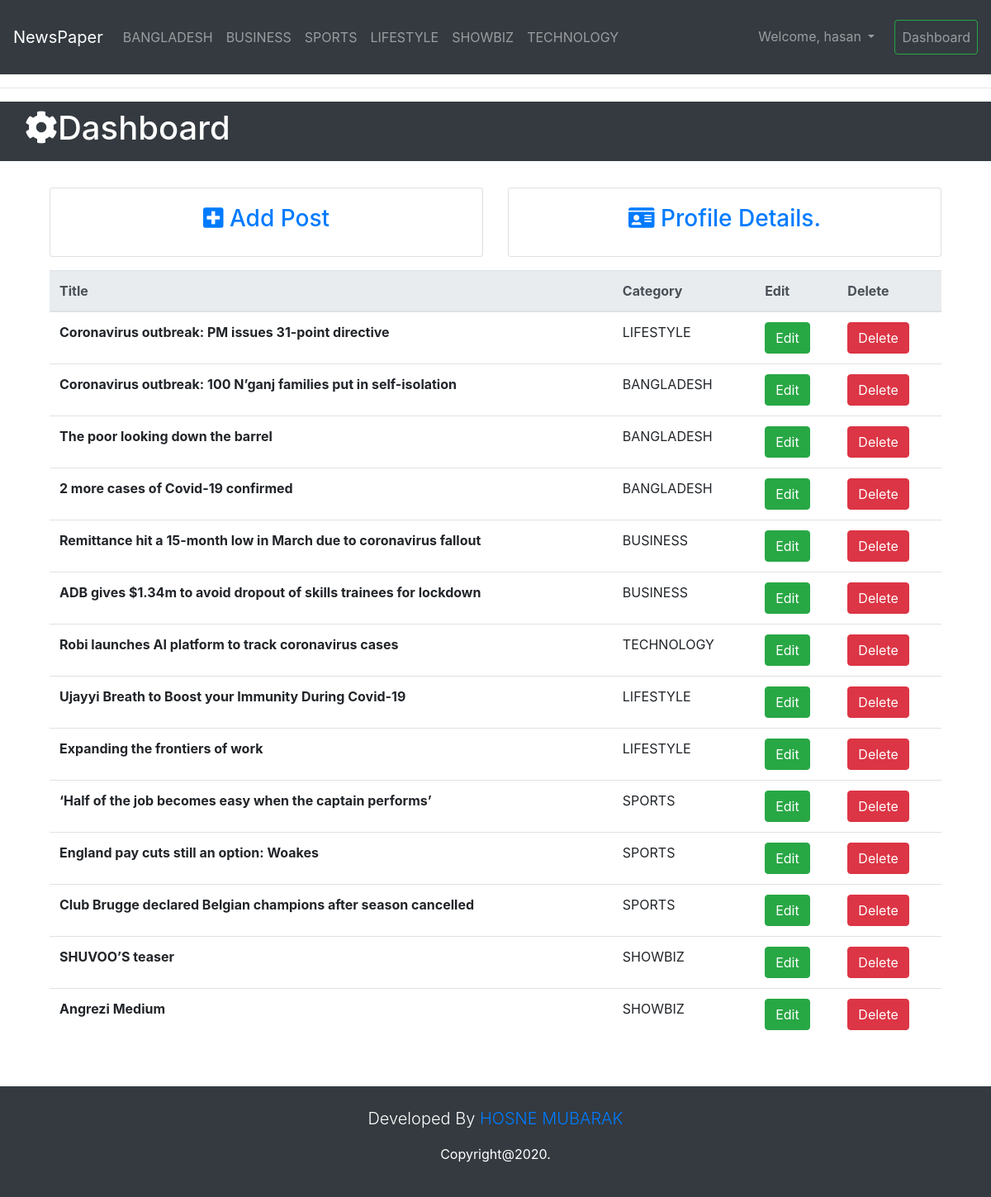
/dashboard/ (signed in), run on the app's committed database.
### users/models.py (models this page shows, shortened)
class CustomUser(AbstractUser):
    mobile = models.CharField(max_length=20)
    age = models.PositiveIntegerField(null=True, blank=True)

### news/models.py (models this page shows, shortened)
class NewsModel(models.Model):
    author = models.ForeignKey(CustomUser, on_delete=models.CASCADE)
    category = models.ForeignKey(NewsCategory, on_delete=models.CASCADE)
    title = models.CharField(max_length=250, blank=True, null=True)
    text = models.TextField()
    image1 = models.ImageField(upload_to='news_photo/%Y/%m/%d/', blank=True, null=True)
    image2 = models.ImageField(upload_to='news_photo/%Y/%m/%d/', blank=True, null=True)
    published_date = models.DateField(auto_now=True)
    created_date = models.DateTimeField(default=timezone.now())
    slug = models.SlugField(unique=True, null=True, blank=True)

class NewsCategory(models.Model):
    category_name = models.CharField(max_length=25)
    def __str__(self):
        return self.category_name

### news/views.py (the view)
# urls.py: path('dashboard/', DashboardView.as_view(), name='dashboard-page'),
class DashboardView(LoginRequiredMixin, ListView):
    model = NewsModel
    post = NewsModel.objects.all()
    template_name = 'news/dashboard.html'
    def get_queryset(self):
        return NewsModel.objects.filter(author=self.request.user)

### templates/news/dashboard.html (shortened to what this page needs)
{% extends 'base.html' %}
{% load static %}
{% load crispy_forms_tags %}
{% block content %}
    <hr>
    <header class=" py-2 bg-dark text-white">
        <div class="container">
            <div class="row">
                <h1><i class="fas fa-cog"></i>Dashboard</h1>
            </div>
        </div>
    </header>
    <div class="container mt-2">
        <section class="py-4" mb-4>
            <div class="container">
                <div class="row">
                    <div class="col-md-6">
                        <a href="{% url 'new-post-page' %}">
                            <div class="card text-center">
                                <div class="card-body">
                                    <h3><i class="fas fa-plus-square"></i> Add Post</h3>
                                </div>
                            </div>
                        </a>
                    </div>
                    <div class="col-md-6">
                        <a href="">
                            <div class="card text-center">
                                <div class="card-body">
                                    <h3><i class="fas fa-id-card"></i> Profile Details.</h3>
                                </div>
                            </div>
                        </a>
                    </div>
                </div>
                <div class="row py-3">
                    <div class="col-md-12">
                        <table class="table">
                            <thead class="thead-light">
                            <tr>
                                <th scope="col">Title</th>
                                <th scope="col">Category</th>
                                <th scope="col">Edit</th>
                                <th scope="col">Delete</th>
                            </tr>
                            </thead>
                            <tbody>
                            {% for object in object_list %}
                                <tr>
                                    <th scope="row">{{ object.title }}</th>
                                    <td>{{ object.category }}</td>
                                    <td><a href="{% url 'post-update-page' object.slug %}"
                                           class="btn btn-success">Edit</a></td>
                                    <td><a href="{% url 'post-delete-page' object.slug %}"
                                           class="btn btn-danger">Delete</a>
                                    </td>
                                </tr>
                            {% endfor %}
                            </tbody>
                        </table>
                    </div>
                </div>
            </div>
        </section>
    </div>
{% endblock %}

### templates/navbar.html (shortened to what this page needs)
<nav class="navbar navbar-expand-lg bg-dark navbar-dark sticky-top">
    <a class="navbar-brand" href="{% url 'list-page' %}">NewsPaper</a>
    <div class="collapse navbar-collapse py-3" id="navbarNavDropdown">
        <ul class="navbar-nav">
            <li class="nav-item">
                <a class="nav-link" href="{% url 'bangladesh-page' %}">BANGLADESH</a>
            </li>
            <li class="nav-item">
                <a class="nav-link" href="{% url 'business-page' %}">BUSINESS</a>
            </li>
            <li class="nav-item">
                <a class="nav-link" href="{% url 'sports-page' %}">SPORTS</a>
            </li>
            <li class="nav-item">
                <a class="nav-link" href="{% url 'lifestyle-page' %}">LIFESTYLE</a>
            </li>
            <li class="nav-item">
                <a class="nav-link" href="{% url 'shobiz-page' %}">SHOWBIZ</a>
            </li>
            <li class="nav-item">
                <a class="nav-link" href="{% url 'technology-page' %}">TECHNOLOGY</a>
            </li>
        </ul>
        <ul class="navbar-nav ml-auto">
            {% if user.is_authenticated %}
                <li class="nav-item dropdown">
                    <a class="nav-link dropdown-toggle" href="#" id="navbarDropdownMenuLink" role="button"
                       data-toggle="dropdown" aria-haspopup="true" aria-expanded="false">
                        Welcome, {{ user.username }}
                    </a>
                </li>
                <li class="nav-item ml-3">
                    <a class="nav-link btn btn-outline-success" href="{% url 'dashboard-page' %}">Dashboard</a>
                </li>
            {% else %}
                <li class="nav-item ml-3">
                    <a class="nav-link btn btn-outline-success" href="{% url 'login' %}">Login</a>
                </li>
            {% endif %}
        </ul>
    </div>
</nav>

### data on the page
CustomUser: username "hasan"
NewsModel: title "Coronavirus outbreak: PM issues 31-point directive", category "LIFESTYLE"
NewsModel: title "Coronavirus outbreak: 100 N’ganj families put in self-isolation", category "BANGLADESH"
NewsModel: title "The poor looking down the barrel", category "BANGLADESH"
NewsModel: title "2 more cases of Covid-19 confirmed", category "BANGLADESH"
NewsModel: title "Remittance hit a 15-month low in March due to coronavirus fallout", category "BUSINESS"
NewsModel: title "ADB gives $1.34m to avoid dropout of skills trainees for lockdown", category "BUSINESS"
NewsModel: title "Robi launches AI platform to track coronavirus cases", category "TECHNOLOGY"
NewsModel: title "Ujayyi Breath to Boost your Immunity During Covid-19", category "LIFESTYLE"
NewsModel: title "Expanding the frontiers of work", category "LIFESTYLE"
NewsModel: title "‘Half of the job becomes easy when the captain performs’", category "SPORTS"
NewsModel: title "England pay cuts still an option: Woakes", category "SPORTS"
NewsModel: title "Club Brugge declared Belgian champions after season cancelled", category "SPORTS"
NewsModel: title "SHUVOO’S teaser", category "SHOWBIZ"
NewsModel: title "Angrezi Medium", category "SHOWBIZ"
